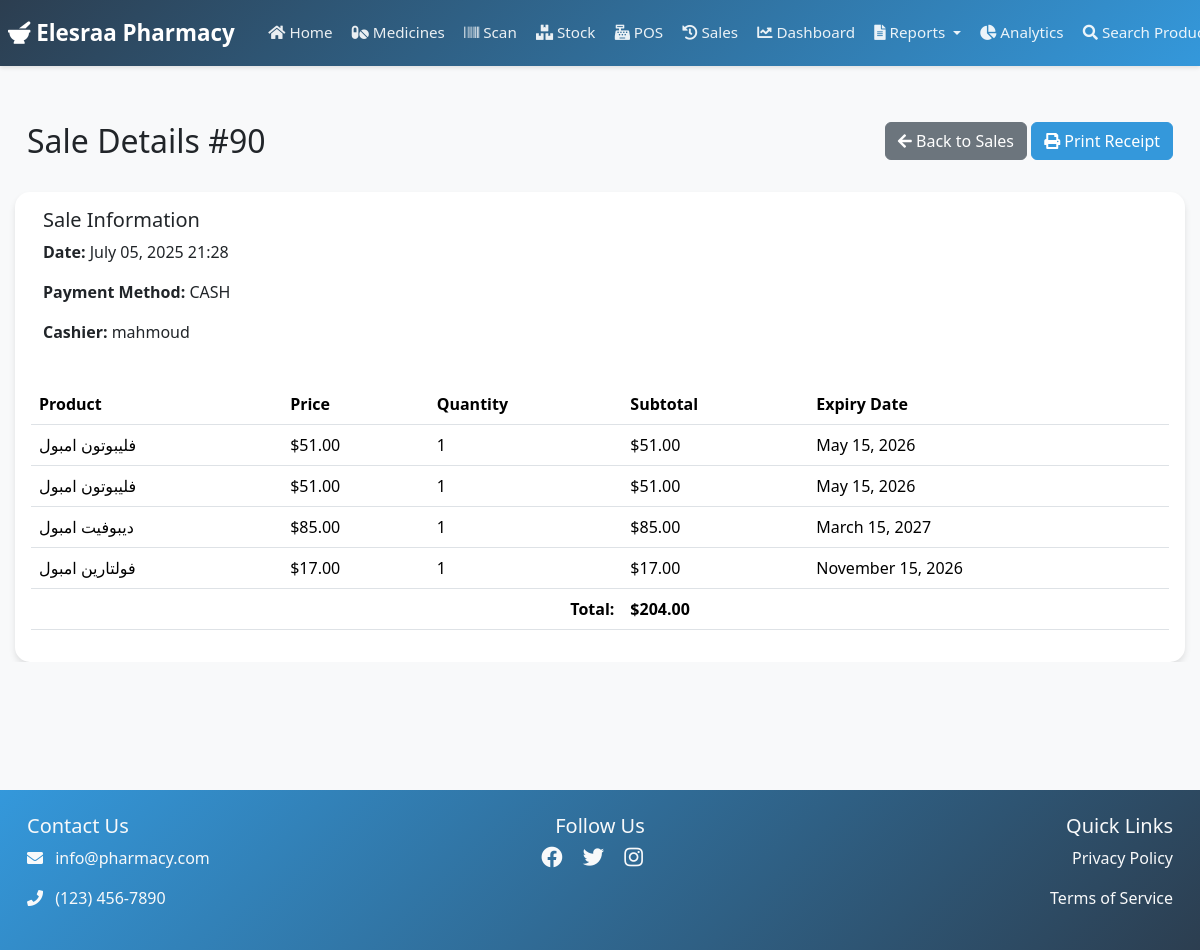
The page /sales/90/ (signed in) on the database its author committed.
### pharmacy/models.py (models this page shows, shortened)
class Sale(models.Model):
    user = models.ForeignKey('auth.User', on_delete=models.PROTECT)
    customer = models.ForeignKey(Customer, on_delete=models.SET_NULL, null=True, blank=True)
    created_at = models.DateTimeField(auto_now_add=True)
    total_amount = models.DecimalField(max_digits=10, decimal_places=2, default=0)
    payment_method = models.CharField(max_length=20, choices=[
        ('CASH', 'Cash'),
        ('CARD', 'Card'),
    ], default='CASH')
    is_completed = models.BooleanField(default=False)

class SaleItem(models.Model):
    UNIT_CHOICES = [
        ('BOX', 'Box'),
        ('STRIP', 'Strip'),
    ]
    sale = models.ForeignKey(Sale, on_delete=models.CASCADE, related_name='items')
    medicine = models.ForeignKey(Medicine, on_delete=models.PROTECT)
    quantity = models.IntegerField()
    price = models.DecimalField(max_digits=10, decimal_places=2)
    expiry_date = models.DateField()
    unit_type = models.CharField(
        max_length=5,
        choices=UNIT_CHOICES,
        default='BOX'
    )
    @property
    def discounted_price(self):
        if self.sale.customer:
            if self.sale.customer.customer_type == 'FAMILY':
                return self.medicine.purchase_price * Decimal('1.10')  # 10% profit margin for family
            else:
                discount = self.sale.customer.discount_percentage / 100
                return self.price * (1 - discount)
        return self.price
    @property
    def subtotal(self):
        return self.discounted_price * self.quantity

class Medicine(models.Model):
    CATEGORY_CHOICES = [
        ('OTC', 'Over The Counter'),
        ('PRE', 'Prescription'),
        ('SUP', 'Supplements'),
        ('COS', 'Cosmetics'),
    ]
    name = models.CharField(max_length=200)
    description = models.TextField()
    price = models.DecimalField(max_digits=10, decimal_places=2)
    purchase_price = models.DecimalField(
        max_digits=10,
        decimal_places=2,
        help_text="Cost price of the product"
    )
    stock = models.IntegerField(default=0)
    category = models.CharField(max_length=3, choices=CATEGORY_CHOICES)
    image = models.ImageField(upload_to='medicines/', null=True, blank=True)
    barcode = models.ImageField(upload_to='barcodes/', blank=True)
    barcode_number = models.CharField(max_length=13, unique=True)
    created_at = models.DateTimeField(auto_now_add=True)
    updated_at = models.DateTimeField(auto_now=True)
    is_active = models.BooleanField(default=True)
    reorder_level = models.IntegerField(default=10, help_text="Minimum stock level before reorder")
    strips_per_box = models.PositiveIntegerField(
        default=1,
        help_text="Number of strips per box"
    )
    can_sell_strips = models.BooleanField(
        default=True,
        help_text="Allow selling individual strips"
    )
    strip_price = models.DecimalField(
        max_digits=10,
        decimal_places=2,
        null=True,
        blank=True,
        help_text="Price per strip (optional - if not set, will be calculated from box price)"
    )
    class Meta:
        ordering = ['name']

### pharmacy/views.py (the view)
# urls.py: path('sales/<int:sale_id>/', views.sale_detail, name='sale_detail'),
@login_required
def sale_detail(request, sale_id):
    sale = get_object_or_404(Sale, id=sale_id, is_completed=True)
    context = {
        'sale': sale,
        'items': sale.items.all(),
        'total': sale.total_amount,
    }
    return render(request, 'pharmacy/sale_detail.html', context)

### pharmacy/templates/pharmacy/sale_detail.html (shortened to what this page needs)
{% extends 'pharmacy/base.html' %}
{% block content %}
<div class="container mt-4">
    <div class="row mb-4">
        <div class="col-md-6">
            <h2>Sale Details #{{ sale.id }}</h2>
        </div>
        <div class="col-md-6 text-end">
            <a href="{% url 'pharmacy:sales_history' %}" class="btn btn-secondary">
                <i class="fas fa-arrow-left"></i> Back to Sales
            </a>
            <button onclick="window.print()" class="btn btn-primary">
                <i class="fas fa-print"></i> Print Receipt
            </button>
        </div>
    </div>
    <div class="card">
        <div class="card-body">
            <div class="row mb-4">
                <div class="col-md-6">
                    <h5>Sale Information</h5>
                    <p><strong>Date:</strong> {{ sale.created_at|date:"F d, Y H:i" }}</p>
                    <p><strong>Payment Method:</strong> {{ sale.payment_method }}</p>
                    <p><strong>Cashier:</strong> {{ sale.user.username }}</p>
                </div>
            </div>
            <div class="table-responsive">
                <table class="table">
                    <thead>
                        <tr>
                            <th>Product</th>
                            <th>Price</th>
                            <th>Quantity</th>
                            <th>Subtotal</th>
                            <th>Expiry Date</th>
                        </tr>
                    </thead>
                    <tbody>
                        {% for item in items %}
                        <tr>
                            <td>{{ item.medicine.name }}</td>
                            <td>${{ item.price }}</td>
                            <td>{{ item.quantity }}</td>
                            <td>${{ item.subtotal }}</td>
                            <td>{{ item.expiry_date|date:"F d, Y" }}</td>
                        </tr>
                        {% endfor %}
                    </tbody>
                    <tfoot>
                        <tr>
                            <td colspan="3" class="text-end"><strong>Total:</strong></td>
                            <td colspan="2"><strong>${{ total }}</strong></td>
                        </tr>
                    </tfoot>
                </table>
            </div>
        </div>
    </div>
</div>
{% endblock %}

### pharmacy/static/pharmacy/css/style.css (style rules this page uses)
:root { --primary-color: #2c3e50; --secondary-color: #3498db; }
html, body { overflow-x: hidden; width: 100%; margin: 0; padding: 0; font-family: 'Segoe UI', Tahoma, Geneva, Verdana, sans-serif; background-color: #f8f9fa; }
body { font-family: 'Segoe UI', Tahoma, Geneva, Verdana, sans-serif; background-color: #f8f9fa; }
.card { border: none; border-radius: 15px; box-shadow: 0 4px 6px rgba(0,0,0,0.1); transition: transform 0.3s ease; background-color: white; max-width: 100%; overflow: hidden; }
.btn-primary { background-color: var(--secondary-color); border-color: var(--secondary-color); }
.card { animation: fadeIn 0.5s ease-out; }
.container, .container-fluid { max-width: 100%; padding-right: 15px; padding-left: 15px; overflow-x: hidden; }
.row { margin-right: 0; margin-left: 0; }
.table-responsive { overflow-x: auto; -webkit-overflow-scrolling: touch; max-width: 100%; }

### pharmacy/templates/pharmacy/sale_detail.html (style rules this page uses)
.btn, .navbar { display: none !important; }
.container { width: 100%; max-width: none; }

### rows shown on the page
Sale: id "90", created_at "July 05, 2025 21:28", payment_method "CASH", user.username "mahmoud", total_amount "204.00"
SaleItem: medicine.name "فليبوتون امبول", price "51.00", quantity "1", subtotal "51.00", expiry_date "May 15, 2026"
SaleItem: medicine.name "فليبوتون امبول", price "51.00", quantity "1", subtotal "51.00", expiry_date "May 15, 2026"
SaleItem: medicine.name "ديبوفيت امبول", price "85.00", quantity "1", subtotal "85.00", expiry_date "March 15, 2027"
SaleItem: medicine.name "فولتارين امبول", price "17.00", quantity "1", subtotal "17.00", expiry_date "November 15, 2026"
